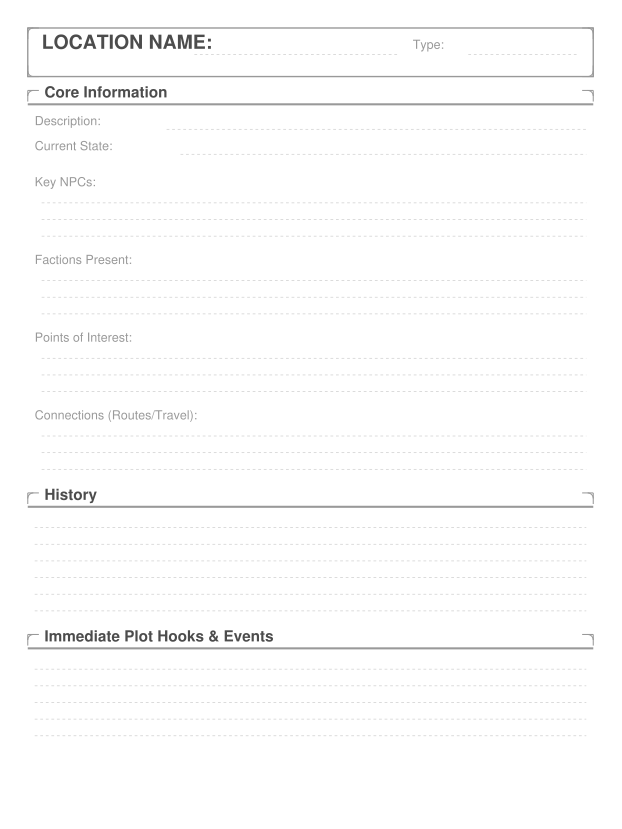

This figure's Python source:
#!/usr/bin/env python3
"""
Location Template for reMarkable 2
"""

from reportlab.lib.units import mm
from reportlab.lib.colors import Color, black, white
from reportlab.pdfgen import canvas
from reportlab.pdfbase import pdfmetrics
from reportlab.pdfbase.ttfonts import TTFont
from reportlab.lib.pagesizes import letter

# reMarkable 2 native resolution: 1404 x 1872 pixels at 226 DPI
RM2_WIDTH = 1404 * 72 / 226  # ~446.5 points
RM2_HEIGHT = 1872 * 72 / 226  # ~595.6 points

# Colors
LIGHT_GRAY = Color(0.8, 0.8, 0.8)
MED_GRAY = Color(0.6, 0.6, 0.6)
DARK_GRAY = Color(0.3, 0.3, 0.3)

# Spacing
MARGIN = 20
LINE_HEIGHT = 14
SMALL_LINE_HEIGHT = 12


def draw_corner_flourish(c, x, y, position):
    """Draw a small Celtic-style corner flourish."""
    c.setStrokeColor(MED_GRAY)
    c.setLineWidth(0.75)
    size = 8

    if position == "tl":
        c.line(x, y, x + size, y)
        c.line(x, y, x, y - size)
        c.arc(x, y - size, x + size, y, 90, 90)
    elif position == "tr":
        c.line(x, y, x - size, y)
        c.line(x, y, x, y - size)
        c.arc(x - size, y - size, x, y, 0, 90)
    elif position == "bl":
        c.line(x, y, x + size, y)
        c.line(x, y, x, y + size)
        c.arc(x, y, x + size, y + size, 180, 90)
    elif position == "br":
        c.line(x, y, x - size, y)
        c.line(x, y, x, y + size)
        c.arc(x - size, y, x, y + size, 270, 90)


def draw_decorative_frame(c, x, y, width, height):
    """Draw a decorative frame around a section."""
    c.setStrokeColor(MED_GRAY)
    c.setLineWidth(1)
    c.rect(x, y - height, width, height)

    draw_corner_flourish(c, x, y, "tl")
    draw_corner_flourish(c, x + width, y, "tr")
    draw_corner_flourish(c, x, y - height, "bl")
    draw_corner_flourish(c, x + width, y - height, "br")


def draw_section_header(c, x, y, width, title):
    """Draw a decorated section header."""
    c.setFont("Helvetica-Bold", 11)
    c.setFillColor(DARK_GRAY)
    c.drawString(x + 12, y, title)

    c.setStrokeColor(MED_GRAY)
    c.setLineWidth(1.5)
    c.line(x, y - 5, x + width, y - 5)

    draw_corner_flourish(c, x, y + 5, "tl")
    draw_corner_flourish(c, x + width, y + 5, "tr")

    return y - 15


def draw_ruled_lines(c, x, y, width, num_lines, line_height=SMALL_LINE_HEIGHT):
    """Draw light gray ruled lines for writing."""
    c.setStrokeColor(LIGHT_GRAY)
    c.setLineWidth(0.5)
    c.setDash([2, 2])

    for i in range(num_lines):
        line_y = y - (i * line_height)
        c.line(x, line_y, x + width, line_y)

    c.setDash([])
    return y - (num_lines * line_height)


def draw_field_with_label(c, x, y, label, line_start, line_end):
    """Draw a labeled field with underline."""
    c.setFont("Helvetica", 9)
    c.setFillColor(MED_GRAY)
    c.drawString(x, y, label)
    c.setStrokeColor(LIGHT_GRAY)
    c.setLineWidth(0.5)
    c.setDash([2, 2])
    c.line(line_start, y - 3, line_end, y - 3)
    c.setDash([])


def draw_location_page_1(c):
    """Draw the first page of location tracking."""
    page_width = RM2_WIDTH
    content_width = page_width - 2 * MARGIN

    y = RM2_HEIGHT - MARGIN

    # === HEADER SECTION ===
    header_height = 35
    draw_decorative_frame(c, MARGIN, y, content_width, header_height)

    c.setFont("Helvetica-Bold", 14)
    c.setFillColor(DARK_GRAY)
    c.drawString(MARGIN + 10, y - 15, "LOCATION NAME:")

    c.setStrokeColor(LIGHT_GRAY)
    c.setLineWidth(0.5)
    c.setDash([2, 2])
    c.line(MARGIN + 120, y - 19, content_width - 120, y - 19)

    c.setFont("Helvetica", 9)
    c.setFillColor(MED_GRAY)
    c.drawString(content_width - 110, y - 15, "Type:")
    c.line(content_width - 70, y - 19, content_width + MARGIN - 10, y - 19)
    c.setDash([])

    y -= header_height + 15

    # === CORE INFORMATION SECTION ===
    y = draw_section_header(c, MARGIN, y, content_width, "Core Information")
    y -= 5

    draw_field_with_label(c, MARGIN + 5, y, "Description:",
                          MARGIN + 100, content_width + MARGIN - 5)
    y -= 18

    draw_field_with_label(c, MARGIN + 5, y, "Current State:",
                          MARGIN + 110, content_width + MARGIN - 5)
    y -= 18

    y -= 8
    c.setFont("Helvetica", 9)
    c.setFillColor(MED_GRAY)
    c.drawString(MARGIN + 5, y, "Key NPCs:")
    y -= 12
    y = draw_ruled_lines(c, MARGIN + 10, y, content_width - 15, 3)

    y -= 8
    c.setFont("Helvetica", 9)
    c.setFillColor(MED_GRAY)
    c.drawString(MARGIN + 5, y, "Factions Present:")
    y -= 12
    y = draw_ruled_lines(c, MARGIN + 10, y, content_width - 15, 3)

    y -= 8
    c.setFont("Helvetica", 9)
    c.setFillColor(MED_GRAY)
    c.drawString(MARGIN + 5, y, "Points of Interest:")
    y -= 12
    y = draw_ruled_lines(c, MARGIN + 10, y, content_width - 15, 3)

    y -= 8
    c.setFont("Helvetica", 9)
    c.setFillColor(MED_GRAY)
    c.drawString(MARGIN + 5, y, "Connections (Routes/Travel):")
    y -= 12
    y = draw_ruled_lines(c, MARGIN + 10, y, content_width - 15, 3)

    y -= 10

    # === HISTORY SECTION ===
    y = draw_section_header(c, MARGIN, y, content_width, "History")
    y -= 5
    y = draw_ruled_lines(c, MARGIN + 5, y, content_width - 10, 6)

    y -= 10

    # === PAGE 1 NOTES SECTION ===
    y = draw_section_header(c, MARGIN, y, content_width, "Immediate Plot Hooks & Events")
    y -= 5
    y = draw_ruled_lines(c, MARGIN + 5, y, content_width - 10, 5)

    return y


def draw_location_page_2(c):
    """Draw the second page of location tracking (long-term notes)."""
    page_width = RM2_WIDTH
    content_width = page_width - 2 * MARGIN

    y = RM2_HEIGHT - MARGIN

    # === HEADER SECTION ===
    header_height = 35
    draw_decorative_frame(c, MARGIN, y, content_width, header_height)

    c.setFont("Helvetica-Bold", 14)
    c.setFillColor(DARK_GRAY)
    c.drawString(MARGIN + 10, y - 15, "LOCATION NAME (continued):")

    c.setStrokeColor(LIGHT_GRAY)
    c.setLineWidth(0.5)
    c.setDash([2, 2])
    c.line(MARGIN + 200, y - 19, content_width - 100, y - 19)
    c.setDash([])

    y -= header_height + 15

    # === LONG-TERM SIGNIFICANCE SECTION ===
    y = draw_section_header(c, MARGIN, y, content_width, "Long-term Significance")
    y -= 5
    y = draw_ruled_lines(c, MARGIN + 5, y, content_width - 10, 6)

    y -= 10

    # === UNRESOLVED MYSTERIES SECTION ===
    y = draw_section_header(c, MARGIN, y, content_width, "Unresolved Mysteries")
    y -= 5
    y = draw_ruled_lines(c, MARGIN + 5, y, content_width - 10, 6)

    y -= 10

    # === FUTURE DEVELOPMENTS SECTION ===
    y = draw_section_header(c, MARGIN, y, content_width, "Future Developments")
    y -= 5
    y = draw_ruled_lines(c, MARGIN + 5, y, content_width - 10, 6)

    y -= 10

    # === ADDITIONAL NOTES SECTION (Page 2) ===
    y = draw_section_header(c, MARGIN, y, content_width, "Additional Notes")
    y -= 5
    remaining_lines = int((y - MARGIN - 10) / SMALL_LINE_HEIGHT)
    draw_ruled_lines(c, MARGIN + 5, y, content_width - 10, remaining_lines)


def create_location_template(filename="location_template.pdf"):
    """Generate the location tracking template (2 pages)."""
    c = canvas.Canvas(filename, pagesize=(RM2_WIDTH, RM2_HEIGHT))

    draw_location_page_1(c)
    c.showPage()
    draw_location_page_2(c)

    c.save()
    print(f"Created: {filename}")
    print(f"Page size: {RM2_WIDTH:.1f} x {RM2_HEIGHT:.1f} points")
    print(f"Pages: 2")
    print(f"Optimized for reMarkable 2 (1404 x 1872 pixels)")


if __name__ == "__main__":
    create_location_template()
